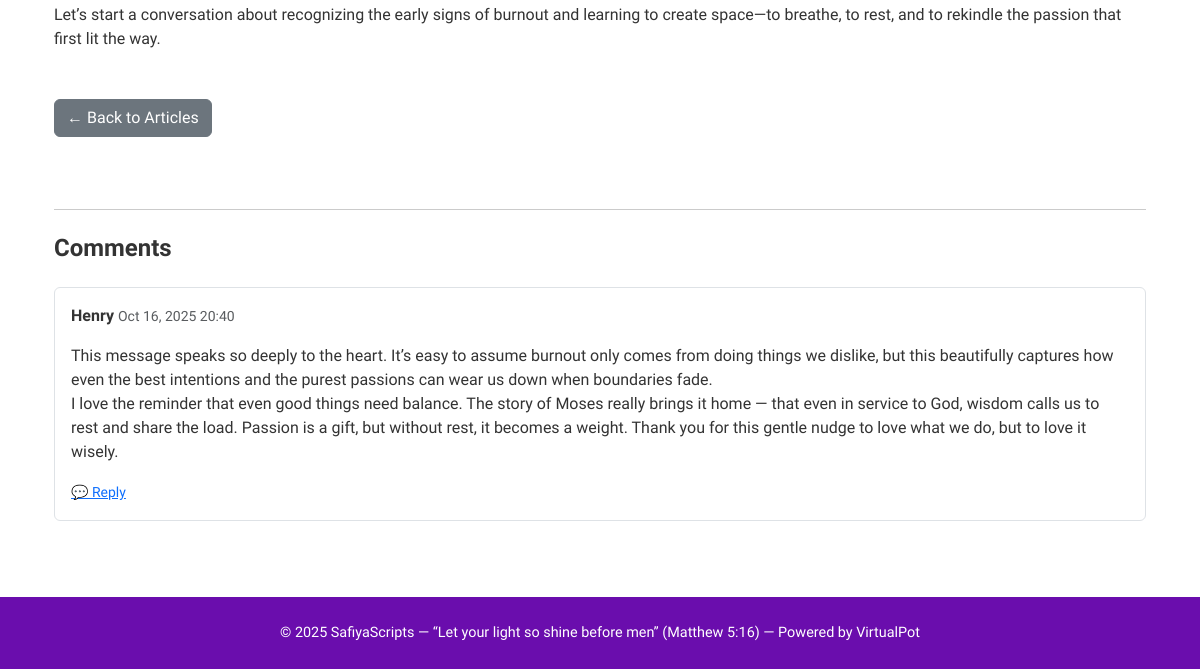
The app's page /articles/7/ (lower part), older data.
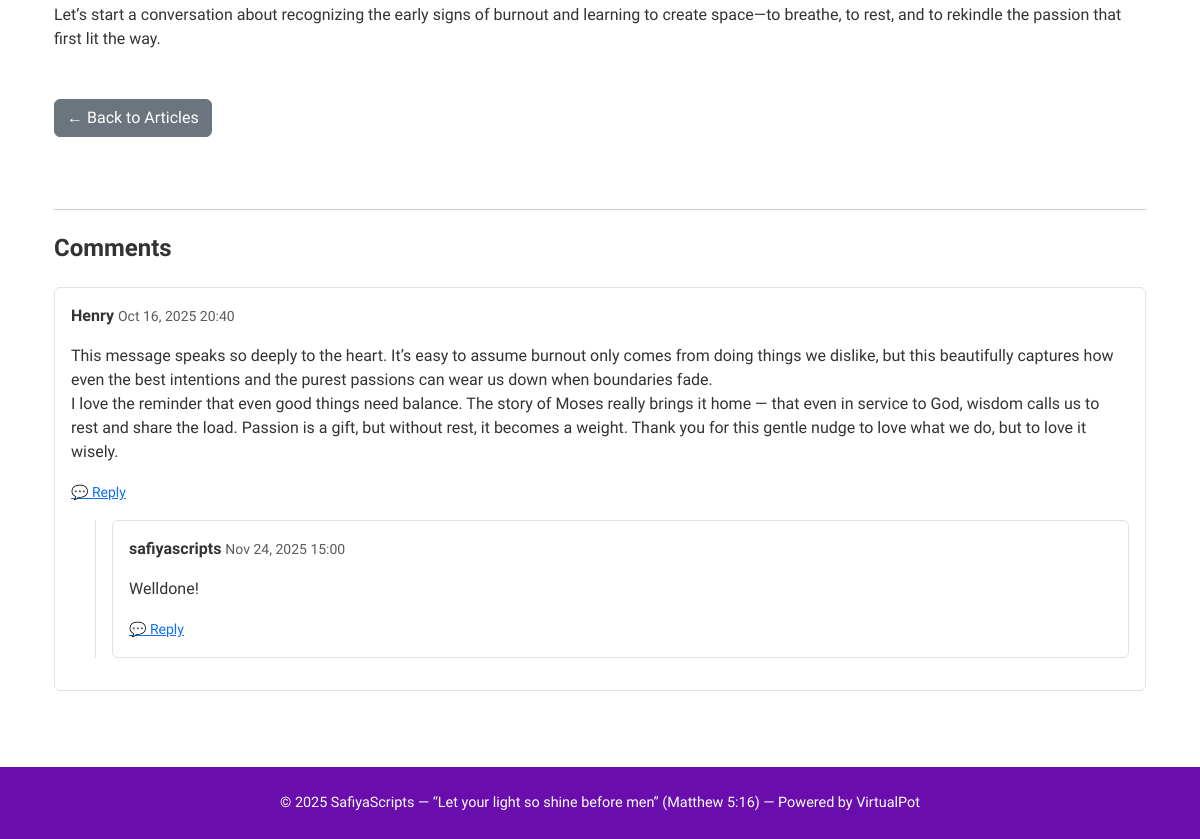
The same page, newer data.
### articles/models.py (models this page shows, shortened)
class Article(models.Model):
    title = models.CharField(max_length=200)
    short_description = models.TextField(max_length=300)
    full_description = models.TextField()
    author = models.ForeignKey(User, on_delete=models.CASCADE)
    image = models.ImageField(upload_to='article_images/', blank=True, null=True)
    audio_file = models.FileField(upload_to='article_audio/', blank=True, null=True)
    date_posted = models.DateTimeField(default=timezone.now)
    is_published = models.BooleanField(default=True)  # <-- add this
    class Meta:
        ordering = ['-date_posted']

class Comment(models.Model):
    article = models.ForeignKey(Article, related_name='comments', on_delete=models.CASCADE)
    user = models.ForeignKey(User, on_delete=models.CASCADE, blank=True, null=True)
    parent = models.ForeignKey('self', null=True, blank=True, related_name='replies', on_delete=models.CASCADE)
    name = models.CharField(max_length=100)
    email = models.EmailField(blank=True, null=True)
    content = models.TextField()
    created_at = models.DateTimeField(default=timezone.now)
    class Meta:
        ordering = ['created_at']

### articles/views.py (the view, shortened to what this page needs)
def article_detail(request, pk):
    article = get_object_or_404(Article, pk=pk)
    comments = article.comments.filter(parent__isnull=True).select_related('user')
    comment_form = CommentForm()
    context = {
        'article': article,
        'comments': comments,
        'comment_form': comment_form,
    }
    return render(request, 'articles/article_detail.html', context)

### templates/articles/article_detail.html (shortened to what this page needs)
{% extends "base_admin.html" %}
{% block content %}
<div class="container mt-4">
  <div class="article-body mb-5">
    <p class="fs-5">{{ article.full_description|linebreaks }}</p>
  </div>
  {% if request.user.is_staff %}
    <a href="{% url 'articles:article_list' %}" class="btn btn-secondary mb-5">
      ← Back to Articles
    </a>
  {% else %}
    <a href="{% url 'articles:article_list_public' %}" class="btn btn-secondary mb-5">
      ← Back to Articles
    </a>
  {% endif %}
  <hr class="my-4">
  <h4 class="mb-4 fw-semibold">Comments</h4>
  <div class="mt-3">
    {% if comments %}
      {% for comment in comments %}
        {% include "articles/comment_thread.html" with comment=comment %}
      {% endfor %}
    {% else %}
      <p class="text-muted">No comments yet.</p>
    {% endif %}
  </div>
</div>
{% endblock %}

### templates/base_admin.html (shortened to what this page needs)
{% load static %}
<!DOCTYPE html>
<html lang="en">
<head>
  <link href="https://cdn.jsdelivr.net/npm/bootstrap@5.3.3/dist/css/bootstrap.min.css" rel="stylesheet">
</head>
<body>
  <main>
    <div class="container">
      {% block content %}{% endblock %}
    </div>
  </main>
  <footer>
    © 2025 SafiyaScripts — “Let your light so shine before men” (Matthew 5:16)
  — Powered by VirtualPot
  </footer>
</body>
</html>

### templates/articles/comment_thread.html (shortened to what this page needs)
<div class="border rounded p-3 mb-3" id="comment-{{ comment.id }}">
  <p><strong>{{ comment.name }}</strong> <small class="text-muted">{{ comment.created_at|date:"M d, Y H:i" }}</small></p>
  <p>{{ comment.content|linebreaks }}</p>
  <a href="#" class="text-primary small reply-link" data-comment="{{ comment.id }}">
    💬 Reply
  </a>
  {% if comment.replies.all %}
    <div class="ms-4 mt-3 border-start ps-3">
      {% for reply in comment.replies.all %}
        {% include "articles/comment_thread.html" with comment=reply %}
      {% endfor %}
    </div>
  {% endif %}
</div>

### templates/base_admin.html (style rules this page uses)
body { background-color: #ffffff; font-family: 'Raleway', sans-serif; color: #333; min-height: 100vh; display: flex; flex-direction: column; }
main { flex: 1; padding: 60px 0; }
footer { background-color: #6A0DAD; text-align: center; padding: 25px 10px; font-size: 0.9rem; color: #fff; margin-top: auto; }

Row changes from the older to the newer data that the page shows:
added Comment: name "safiyascripts", created_at "Nov 24, 2025 15:00", content "Welldone!", shown under "Henry"
